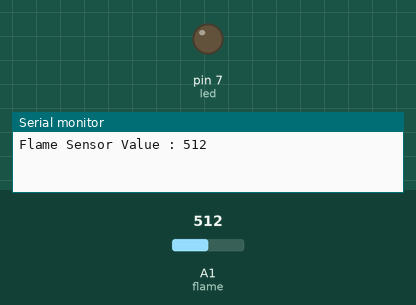
Bench run of a sketch on a simulated Arduino Uno, built with avr-gcc and run on an emulated ATmega328P. Parts: output pins drawn as LEDs (lit = HIGH), the last lines printed to the serial monitor. The inputs (shaded band) are chosen by the test bench; at power-on: A1 (flame) = 512.

Above: at 0.1 s.
At 1.1 s:
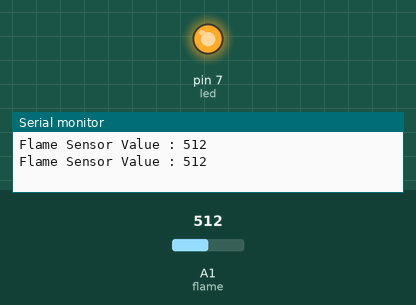
Timing chart, 0 to 2.6 s (numbered marks = the images above):
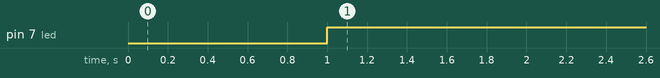

Measured:
- by itself, pin 7 (led): LOW → HIGH at 1.0 s

The sketch:

challenge_C23-1.ino
```cpp
#define flame A1
#define led 7

void setup() {
  Serial.begin(9600);
  pinMode(flame,INPUT);
  pinMode(led,OUTPUT);

}

void loop() {
  int flamesensor = analogRead(flame);
  Serial.print("Flame Sensor Value : ");
  Serial.println(flamesensor);
  delay(1000);

  if(flamesensor > 1000)
  {
    digitalWrite(led,LOW);
  }

  if(flamesensor < 1000)
  {
    digitalWrite(led,HIGH);
  }

 }
```
